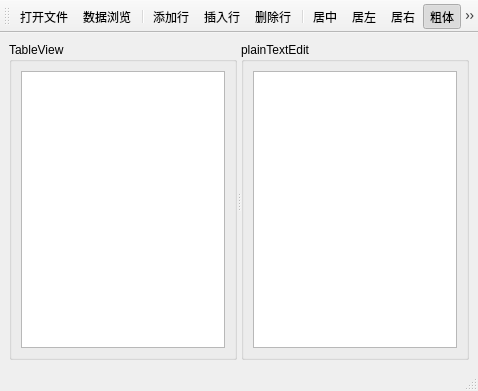
<?xml version="1.0" encoding="UTF-8"?>
<ui version="4.0">
 <class>MainWindow</class>
 <widget class="QMainWindow" name="MainWindow">
  <property name="geometry">
   <rect>
    <x>0</x>
    <y>0</y>
    <width>478</width>
    <height>391</height>
   </rect>
  </property>
  <property name="windowTitle">
   <string>MainWindow</string>
  </property>
  <widget class="QWidget" name="centralwidget">
   <layout class="QVBoxLayout" name="verticalLayout">
    <item>
     <widget class="QSplitter" name="splitter">
      <property name="orientation">
       <enum>Qt::Horizontal</enum>
      </property>
      <widget class="QGroupBox" name="groupBox">
       <property name="title">
        <string>TableView</string>
       </property>
       <layout class="QGridLayout" name="gridLayout">
        <item row="0" column="0">
         <widget class="QTableView" name="tableView"/>
        </item>
       </layout>
      </widget>
      <widget class="QGroupBox" name="groupBox_2">
       <property name="title">
        <string>plainTextEdit</string>
       </property>
       <layout class="QGridLayout" name="gridLayout_2">
        <item row="0" column="0">
         <widget class="QPlainTextEdit" name="plainTextEdit"/>
        </item>
       </layout>
      </widget>
     </widget>
    </item>
   </layout>
  </widget>
  <widget class="QStatusBar" name="statusbar"/>
  <widget class="QToolBar" name="toolBar">
   <property name="windowTitle">
    <string>toolBar</string>
   </property>
   <property name="toolButtonStyle">
    <enum>Qt::ToolButtonTextUnderIcon</enum>
   </property>
   <attribute name="toolBarArea">
    <enum>TopToolBarArea</enum>
   </attribute>
   <attribute name="toolBarBreak">
    <bool>false</bool>
   </attribute>
   <addaction name="act_openFile"/>
   <addaction name="act_ShowData"/>
   <addaction name="separator"/>
   <addaction name="act_AddRow"/>
   <addaction name="act_InsertRow"/>
   <addaction name="act_deleteRow"/>
   <addaction name="separator"/>
   <addaction name="act_Center"/>
   <addaction name="act_left"/>
   <addaction name="act_Right"/>
   <addaction name="act_Borld"/>
   <addaction name="separator"/>
   <addaction name="act_qiuck"/>
  </widget>
  <action name="act_openFile">
   <property name="icon">
    <iconset resource="res2.qrc">
     <normaloff>:/icon/Text_Icon2/combination.png</normaloff>:/icon/Text_Icon2/combination.png</iconset>
   </property>
   <property name="text">
    <string>打开文件</string>
   </property>
  </action>
  <action name="act_ShowData">
   <property name="icon">
    <iconset resource="res2.qrc">
     <normaloff>:/icon/Text_Icon2/sidebar.png</normaloff>:/icon/Text_Icon2/sidebar.png</iconset>
   </property>
   <property name="text">
    <string>数据浏览</string>
   </property>
  </action>
  <action name="act_AddRow">
   <property name="text">
    <string>添加行</string>
   </property>
  </action>
  <action name="act_InsertRow">
   <property name="text">
    <string>插入行</string>
   </property>
  </action>
  <action name="act_deleteRow">
   <property name="text">
    <string>删除行</string>
   </property>
  </action>
  <action name="act_Center">
   <property name="icon">
    <iconset resource="res2.qrc">
     <normaloff>:/icon/TextIcon/002-alignment.png</normaloff>:/icon/TextIcon/002-alignment.png</iconset>
   </property>
   <property name="text">
    <string>居中</string>
   </property>
  </action>
  <action name="act_left">
   <property name="icon">
    <iconset resource="res2.qrc">
     <normaloff>:/icon/TextIcon/005-rightalignment.png</normaloff>:/icon/TextIcon/005-rightalignment.png</iconset>
   </property>
   <property name="text">
    <string>居左</string>
   </property>
  </action>
  <action name="act_Right">
   <property name="icon">
    <iconset resource="res2.qrc">
     <normaloff>:/icon/TextIcon/005-rightalignment.png</normaloff>:/icon/TextIcon/005-rightalignment.png</iconset>
   </property>
   <property name="text">
    <string>居右</string>
   </property>
  </action>
  <action name="act_Borld">
   <property name="checkable">
    <bool>true</bool>
   </property>
   <property name="checked">
    <bool>true</bool>
   </property>
   <property name="icon">
    <iconset resource="res2.qrc">
     <normaloff>:/icon/TextIcon/009-bold.png</normaloff>:/icon/TextIcon/009-bold.png</iconset>
   </property>
   <property name="text">
    <string>粗体</string>
   </property>
  </action>
  <action name="act_qiuck">
   <property name="text">
    <string>退出</string>
   </property>
  </action>
 </widget>
 <resources>
  <include location="res2.qrc"/>
 </resources>
 <connections>
  <connection>
   <sender>act_qiuck</sender>
   <signal>triggered()</signal>
   <receiver>MainWindow</receiver>
   <slot>close()</slot>
   <hints>
    <hint type="sourcelabel">
     <x>-1</x>
     <y>-1</y>
    </hint>
    <hint type="destinationlabel">
     <x>238</x>
     <y>164</y>
    </hint>
   </hints>
  </connection>
 </connections>
</ui>
